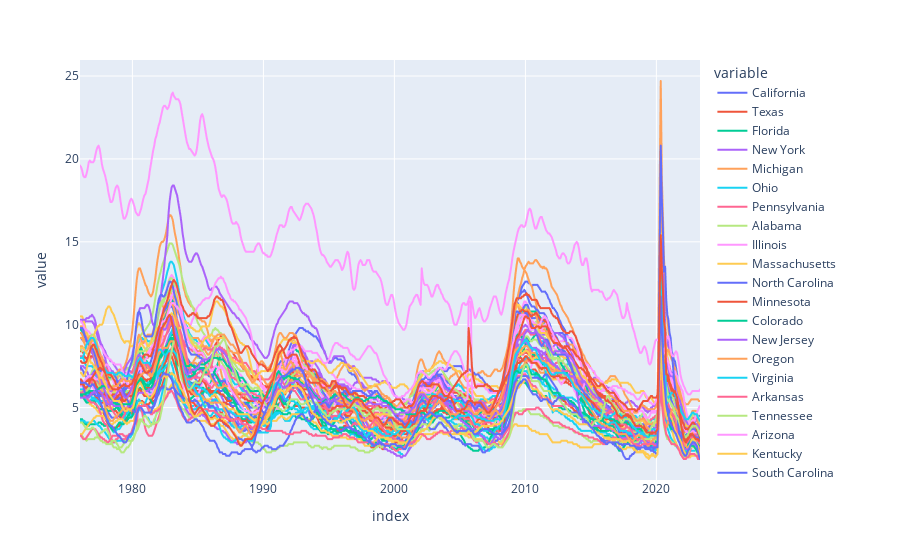

Write notebook code for a chart like this one.
### Code cell
# Plot States Unemployment Rate
px.line(uemp_states)

### Figure 1 — Plotly figure (JSON) as saved in the notebook; plotly's stock layout.template omitted (floating-point values rounded to 4 significant figures; data arrays with more than 128 entries replaced by an {"elided": "..."} marker saying what was removed)
{"data": [{"hovertemplate": "variable=California<br>index=%{x}<br>value=%{y}<extra></extra>", "legendgroup": "California", "line": {"color": "#636efa", "dash": "solid"}, "marker": {"symbol": "circle"}, "mode": "lines", "name": "California", "showlegend": true, "type": "scattergl", "x": {"elided": "567 str values"}, "xaxis": "x", "y": {"elided": "567 float values"}, "yaxis": "y"}, {"hovertemplate": "variable=Texas<br>index=%{x}<br>value=%{y}<extra></extra>", "legendgroup": "Texas", "line": {"color": "#EF553B", "dash": "solid"}, "marker": {"symbol": "circle"}, "mode": "lines", "name": "Texas", "showlegend": true, "type": "scattergl", "x": {"elided": "567 str values"}, "xaxis": "x", "y": {"elided": "567 float values"}, "yaxis": "y"}, {"hovertemplate": "variable=Florida<br>index=%{x}<br>value=%{y}<extra></extra>", "legendgroup": "Florida", "line": {"color": "#00cc96", "dash": "solid"}, "marker": {"symbol": "circle"}, "mode": "lines", "name": "Florida", "showlegend": true, "type": "scattergl", "x": {"elided": "567 str values"}, "xaxis": "x", "y": {"elided": "567 float values"}, "yaxis": "y"}, {"hovertemplate": "variable=New York<br>index=%{x}<br>value=%{y}<extra></extra>", "legendgroup": "New York", "line": {"color": "#ab63fa", "dash": "solid"}, "marker": {"symbol": "circle"}, "mode": "lines", "name": "New York", "showlegend": true, "type": "scattergl", "x": {"elided": "567 str values"}, "xaxis": "x", "y": {"elided": "567 float values"}, "yaxis": "y"}, {"hovertemplate": "variable=Michigan<br>index=%{x}<br>value=%{y}<extra></extra>", "legendgroup": "Michigan", "line": {"color": "#FFA15A", "dash": "solid"}, "marker": {"symbol": "circle"}, "mode": "lines", "name": "Michigan", "showlegend": true, "type": "scattergl", "x": {"elided": "567 str values"}, "xaxis": "x", "y": {"elided": "567 float values"}, "yaxis": "y"}, {"hovertemplate": "variable=Ohio<br>index=%{x}<br>value=%{y}<extra></extra>", "legendgroup": "Ohio", "line": {"color": "#19d3f3", "dash": "solid"}, "marker": {"symbol": "circle"}, "mode": "lines", "name": "Ohio", "showlegend": true, "type": "scattergl", "x": {"elided": "567 str values"}, "xaxis": "x", "y": {"elided": "567 float values"}, "yaxis": "y"}, {"hovertemplate": "variable=Pennsylvania<br>index=%{x}<br>value=%{y}<extra></extra>", "legendgroup": "Pennsylvania", "line": {"color": "#FF6692", "dash": "solid"}, "marker": {"symbol": "circle"}, "mode": "lines", "name": "Pennsylvania", "showlegend": true, "type": "scattergl", "x": {"elided": "567 str values"}, "xaxis": "x", "y": {"elided": "567 float values"}, "yaxis": "y"}, {"hovertemplate": "variable=Alabama<br>index=%{x}<br>value=%{y}<extra></extra>", "legendgroup": "Alabama", "line": {"color": "#B6E880", "dash": "solid"}, "marker": {"symbol": "circle"}, "mode": "lines", "name": "Alabama", "showlegend": true, "type": "scattergl", "x": {"elided": "567 str values"}, "xaxis": "x", "y": {"elided": "567 float values"}, "yaxis": "y"}, {"hovertemplate": "variable=Illinois<br>index=%{x}<br>value=%{y}<extra></extra>", "legendgroup": "Illinois", "line": {"color": "#FF97FF", "dash": "solid"}, "marker": {"symbol": "circle"}, "mode": "lines", "name": "Illinois", "showlegend": true, "type": "scattergl", "x": {"elided": "567 str values"}, "xaxis": "x", "y": {"elided": "567 float values"}, "yaxis": "y"}, {"hovertemplate": "variable=Massachusetts<br>index=%{x}<br>value=%{y}<extra></extra>", "legendgroup": "Massachusetts", "line": {"color": "#FECB52", "dash": "solid"}, "marker": {"symbol": "circle"}, "mode": "lines", "name": "Massachusetts", "showlegend": true, "type": "scattergl", "x": {"elided": "567 str values"}, "xaxis": "x", "y": {"elided": "567 float values"}, "yaxis": "y"}, {"hovertemplate": "variable=North Carolina<br>index=%{x}<br>value=%{y}<extra></extra>", "legendgroup": "North Carolina", "line": {"color": "#636efa", "dash": "solid"}, "marker": {"symbol": "circle"}, "mode": "lines", "name": "North Carolina", "showlegend": true, "type": "scattergl", "x": {"elided": "567 str values"}, "xaxis": "x", "y": {"elided": "567 float values"}, "yaxis": "y"}, {"hovertemplate": "variable=Minnesota<br>index=%{x}<br>value=%{y}<extra></extra>", "legendgroup": "Minnesota", "line": {"color": "#EF553B", "dash": "solid"}, "marker": {"symbol": "circle"}, "mode": "lines", "name": "Minnesota", "showlegend": true, "type": "scattergl", "x": {"elided": "567 str values"}, "xaxis": "x", "y": {"elided": "567 float values"}, "yaxis": "y"}, {"hovertemplate": "variable=Colorado<br>index=%{x}<br>value=%{y}<extra></extra>", "legendgroup": "Colorado", "line": {"color": "#00cc96", "dash": "solid"}, "marker": {"symbol": "circle"}, "mode": "lines", "name": "Colorado", "showlegend": true, "type": "scattergl", "x": {"elided": "567 str values"}, "xaxis": "x", "y": {"elided": "567 float values"}, "yaxis": "y"}, {"hovertemplate": "variable=New Jersey<br>index=%{x}<br>value=%{y}<extra></extra>", "legendgroup": "New Jersey", "line": {"color": "#ab63fa", "dash": "solid"}, "marker": {"symbol": "circle"}, "mode": "lines", "name": "New Jersey", "showlegend": true, "type": "scattergl", "x": {"elided": "567 str values"}, "xaxis": "x", "y": {"elided": "567 float values"}, "yaxis": "y"}, {"hovertemplate": "variable=Oregon<br>index=%{x}<br>value=%{y}<extra></extra>", "legendgroup": "Oregon", "line": {"color": "#FFA15A", "dash": "solid"}, "marker": {"symbol": "circle"}, "mode": "lines", "name": "Oregon", "showlegend": true, "type": "scattergl", "x": {"elided": "567 str values"}, "xaxis": "x", "y": {"elided": "567 float values"}, "yaxis": "y"}, {"hovertemplate": "variable=Virginia<br>index=%{x}<br>value=%{y}<extra></extra>", "legendgroup": "Virginia", "line": {"color": "#19d3f3", "dash": "solid"}, "marker": {"symbol": "circle"}, "mode": "lines", "name": "Virginia", "showlegend": true, "type": "scattergl", "x": {"elided": "567 str values"}, "xaxis": "x", "y": {"elided": "567 float values"}, "yaxis": "y"}, {"hovertemplate": "variable=Arkansas<br>index=%{x}<br>value=%{y}<extra></extra>", "legendgroup": "Arkansas", "line": {"color": "#FF6692", "dash": "solid"}, "marker": {"symbol": "circle"}, "mode": "lines", "name": "Arkansas", "showlegend": true, "type": "scattergl", "x": {"elided": "567 str values"}, "xaxis": "x", "y": {"elided": "567 float values"}, "yaxis": "y"}, {"hovertemplate": "variable=Tennessee<br>index=%{x}<br>value=%{y}<extra></extra>", "legendgroup": "Tennessee", "line": {"color": "#B6E880", "dash": "solid"}, "marker": {"symbol": "circle"}, "mode": "lines", "name": "Tennessee", "showlegend": true, "type": "scattergl", "x": {"elided": "567 str values"}, "xaxis": "x", "y": {"elided": "567 float values"}, "yaxis": "y"}, {"hovertemplate": "variable=Arizona<br>index=%{x}<br>value=%{y}<extra></extra>", "legendgroup": "Arizona", "line": {"color": "#FF97FF", "dash": "solid"}, "marker": {"symbol": "circle"}, "mode": "lines", "name": "Arizona", "showlegend": true, "type": "scattergl", "x": {"elided": "567 str values"}, "xaxis": "x", "y": {"elided": "567 float values"}, "yaxis": "y"}, {"hovertemplate": "variable=Kentucky<br>index=%{x}<br>value=%{y}<extra></extra>", "legendgroup": "Kentucky", "line": {"color": "#FECB52", "dash": "solid"}, "marker": {"symbol": "circle"}, "mode": "lines", "name": "Kentucky", "showlegend": true, "type": "scattergl", "x": {"elided": "567 str values"}, "xaxis": "x", "y": {"elided": "567 float values"}, "yaxis": "y"}, {"hovertemplate": "variable=South Carolina<br>index=%{x}<br>value=%{y}<extra></extra>", "legendgroup": "South Carolina", "line": {"color": "#636efa", "dash": "solid"}, "marker": {"symbol": "circle"}, "mode": "lines", "name": "South Carolina", "showlegend": true, "type": "scattergl", "x": {"elided": "567 str values"}, "xaxis": "x", "y": {"elided": "567 float values"}, "yaxis": "y"}, {"hovertemplate": "variable=Georgia<br>index=%{x}<br>value=%{y}<extra></extra>", "legendgroup": "Georgia", "line": {"color": "#EF553B", "dash": "solid"}, "marker": {"symbol": "circle"}, "mode": "lines", "name": "Georgia", "showlegend": true, "type": "scattergl", "x": {"elided": "567 str values"}, "xaxis": "x", "y": {"elided": "567 float values"}, "yaxis": "y"}, {"hovertemplate": "variable=Wisconsin<br>index=%{x}<br>value=%{y}<extra></extra>", "legendgroup": "Wisconsin", "line": {"color": "#00cc96", "dash": "solid"}, "marker": {"symbol": "circle"}, "mode": "lines", "name": "Wisconsin", "showlegend": true, "type": "scattergl", "x": {"elided": "567 str values"}, "xaxis": "x", "y": {"elided": "567 float values"}, "yaxis": "y"}, {"hovertemplate": "variable=West Virginia<br>index=%{x}<br>value=%{y}<extra></extra>", "legendgroup": "West Virginia", "line": {"color": "#ab63fa", "dash": "solid"}, "marker": {"symbol": "circle"}, "mode": "lines", "name": "West Virginia", "showlegend": true, "type": "scattergl", "x": {"elided": "567 str values"}, "xaxis": "x", "y": {"elided": "567 float values"}, "yaxis": "y"}, {"hovertemplate": "variable=New Mexico<br>index=%{x}<br>value=%{y}<extra></extra>", "legendgroup": "New Mexico", "line": {"color": "#FFA15A", "dash": "solid"}, "marker": {"symbol": "circle"}, "mode": "lines", "name": "New Mexico", "showlegend": true, "type": "scattergl", "x": {"elided": "567 str values"}, "xaxis": "x", "y": {"elided": "567 float values"}, "yaxis": "y"}, {"hovertemplate": "variable=Utah<br>index=%{x}<br>value=%{y}<extra></extra>", "legendgroup": "Utah", "line": {"color": "#19d3f3", "dash": "solid"}, "marker": {"symbol": "circle"}, "mode": "lines", "name": "Utah", "showlegend": true, "type": "scattergl", "x": {"elided": "567 str values"}, "xaxis": "x", "y": {"elided": "567 float values"}, "yaxis": "y"}, {"hovertemplate": "variable=Missouri<br>index=%{x}<br>value=%{y}<extra></extra>", "legendgroup": "Missouri", "line": {"color": "#FF6692", "dash": "solid"}, "marker": {"symbol": "circle"}, "mode": "lines", "name": "Missouri", "showlegend": true, "type": "scattergl", "x": {"elided": "567 str values"}, "xaxis": "x", "y": {"elided": "567 float values"}, "yaxis": "y"}, {"hovertemplate": "variable=Washington<br>index=%{x}<br>value=%{y}<extra></extra>", "legendgroup": "Washington", "line": {"color": "#B6E880", "dash": "solid"}, "marker": {"symbol": "circle"}, "mode": "lines", "name": "Washington", "showlegend": true, "type": "scattergl", "x": {"elided": "567 str values"}, "xaxis": "x", "y": {"elided": "567 float values"}, "yaxis": "y"}, {"hovertemplate": "variable=Louisiana<br>index=%{x}<br>value=%{y}<extra></extra>", "legendgroup": "Louisiana", "line": {"color": "#FF97FF", "dash": "solid"}, "marker": {"symbol": "circle"}, "mode": "lines", "name": "Louisiana", "showlegend": true, "type": "scattergl", "x": {"elided": "567 str values"}, "xaxis": "x", "y": {"elided": "567 float values"}, "yaxis": "y"}, {"hovertemplate": "variable=Alaska<br>index=%{x}<br>value=%{y}<extra></extra>", "legendgroup": "Alaska", "line": {"color": "#FECB52", "dash": "solid"}, "marker": {"symbol": "circle"}, "mode": "lines", "name": "Alaska", "showlegend": true, "type": "scattergl", "x": {"elided": "567 str values"}, "xaxis": "x", "y": {"elided": "567 float values"}, "yaxis": "y"}, {"hovertemplate": "variable=Indiana<br>index=%{x}<br>value=%{y}<extra></extra>", "legendgroup": "Indiana", "line": {"color": "#636efa", "dash": "solid"}, "marker": {"symbol": "circle"}, "mode": "lines", "name": "Indiana", "showlegend": true, "type": "scattergl", "x": {"elided": "567 str values"}, "xaxis": "x", "y": {"elided": "567 float values"}, "yaxis": "y"}, {"hovertemplate": "variable=Maryland<br>index=%{x}<br>value=%{y}<extra></extra>", "legendgroup": "Maryland", "line": {"color": "#EF553B", "dash": "solid"}, "marker": {"symbol": "circle"}, "mode": "lines", "name": "Maryland", "showlegend": true, "type": "scattergl", "x": {"elided": "567 str values"}, "xaxis": "x", "y": {"elided": "567 float values"}, "yaxis": "y"}, {"hovertemplate": "variable=Iowa<br>index=%{x}<br>value=%{y}<extra></extra>", "legendgroup": "Iowa", "line": {"color": "#00cc96", "dash": "solid"}, "marker": {"symbol": "circle"}, "mode": "lines", "name": "Iowa", "showlegend": true, "type": "scattergl", "x": {"elided": "567 str values"}, "xaxis": "x", "y": {"elided": "567 float values"}, "yaxis": "y"}, {"hovertemplate": "variable=Connecticut<br>index=%{x}<br>value=%{y}<extra></extra>", "legendgroup": "Connecticut", "line": {"color": "#ab63fa", "dash": "solid"}, "marker": {"symbol": "circle"}, "mode": "lines", "name": "Connecticut", "showlegend": true, "type": "scattergl", "x": {"elided": "567 str values"}, "xaxis": "x", "y": {"elided": "567 float values"}, "yaxis": "y"}, {"hovertemplate": "variable=Nevada<br>index=%{x}<br>value=%{y}<extra></extra>", "legendgroup": "Nevada", "line": {"color": "#FFA15A", "dash": "solid"}, "marker": {"symbol": "circle"}, "mode": "lines", "name": "Nevada", "showlegend": true, "type": "scattergl", "x": {"elided": "567 str values"}, "xaxis": "x", "y": {"elided": "567 float values"}, "yaxis": "y"}, {"hovertemplate": "variable=Kansas<br>index=%{x}<br>value=%{y}<extra></extra>", "legendgroup": "Kansas", "line": {"color": "#19d3f3", "dash": "solid"}, "marker": {"symbol": "circle"}, "mode": "lines", "name": "Kansas", "showlegend": true, "type": "scattergl", "x": {"elided": "567 str values"}, "xaxis": "x", "y": {"elided": "567 float values"}, "yaxis": "y"}, {"hovertemplate": "variable=Oklahoma<br>index=%{x}<br>value=%{y}<extra></extra>", "legendgroup": "Oklahoma", "line": {"color": "#FF6692", "dash": "solid"}, "marker": {"symbol": "circle"}, "mode": "lines", "name": "Oklahoma", "showlegend": true, "type": "scattergl", "x": {"elided": "567 str values"}, "xaxis": "x", "y": {"elided": "567 float values"}, "yaxis": "y"}, {"hovertemplate": "variable=Nebraska<br>index=%{x}<br>value=%{y}<extra></extra>", "legendgroup": "Nebraska", "line": {"color": "#B6E880", "dash": "solid"}, "marker": {"symbol": "circle"}, "mode": "lines", "name": "Nebraska", "showlegend": true, "type": "scattergl", "x": {"elided": "567 str values"}, "xaxis": "x", "y": {"elided": "567 float values"}, "yaxis": "y"}, {"hovertemplate": "variable=the District of Columbia<br>index=%{x}<br>value=%{y}<extra></extra>", "legendgroup": "the District of Columbia", "line": {"color": "#FF97FF", "dash": "solid"}, "marker": {"symbol": "circle"}, "mode": "lines", "name": "the District of Columbia", "showlegend": true, "type": "scattergl", "x": {"elided": "567 str values"}, "xaxis": "x", "y": {"elided": "567 float values"}, "yaxis": "y"}, {"hovertemplate": "variable=North Dakota<br>index=%{x}<br>value=%{y}<extra></extra>", "legendgroup": "North Dakota", "line": {"color": "#FECB52", "dash": "solid"}, "marker": {"symbol": "circle"}, "mode": "lines", "name": "North Dakota", "showlegend": true, "type": "scattergl", "x": {"elided": "567 str values"}, "xaxis": "x", "y": {"elided": "567 float values"}, "yaxis": "y"}, {"hovertemplate": "variable=Hawaii<br>index=%{x}<br>value=%{y}<extra></extra>", "legendgroup": "Hawaii", "line": {"color": "#636efa", "dash": "solid"}, "marker": {"symbol": "circle"}, "mode": "lines", "name": "Hawaii", "showlegend": true, "type": "scattergl", "x": {"elided": "567 str values"}, "xaxis": "x", "y": {"elided": "567 float values"}, "yaxis": "y"}, {"hovertemplate": "variable=Mississippi<br>index=%{x}<br>value=%{y}<extra></extra>", "legendgroup": "Mississippi", "line": {"color": "#EF553B", "dash": "solid"}, "marker": {"symbol": "circle"}, "mode": "lines", "name": "Mississippi", "showlegend": true, "type": "scattergl", "x": {"elided": "567 str values"}, "xaxis": "x", "y": {"elided": "567 float values"}, "yaxis": "y"}, {"hovertemplate": "variable=Montana<br>index=%{x}<br>value=%{y}<extra></extra>", "legendgroup": "Montana", "line": {"color": "#00cc96", "dash": "solid"}, "marker": {"symbol": "circle"}, "mode": "lines", "name": "Montana", "showlegend": true, "type": "scattergl", "x": {"elided": "567 str values"}, "xaxis": "x", "y": {"elided": "567 float values"}, "yaxis": "y"}, {"hovertemplate": "variable=Idaho<br>index=%{x}<br>value=%{y}<extra></extra>", "legendgroup": "Idaho", "line": {"color": "#ab63fa", "dash": "solid"}, "marker": {"symbol": "circle"}, "mode": "lines", "name": "Idaho", "showlegend": true, "type": "scattergl", "x": {"elided": "567 str values"}, "xaxis": "x", "y": {"elided": "567 float values"}, "yaxis": "y"}, {"hovertemplate": "variable=Maine<br>index=%{x}<br>value=%{y}<extra></extra>", "legendgroup": "Maine", "line": {"color": "#FFA15A", "dash": "solid"}, "marker": {"symbol": "circle"}, "mode": "lines", "name": "Maine", "showlegend": true, "type": "scattergl", "x": {"elided": "567 str values"}, "xaxis": "x", "y": {"elided": "567 float values"}, "yaxis": "y"}, {"hovertemplate": "variable=Delaware<br>index=%{x}<br>value=%{y}<extra></extra>", "legendgroup": "Delaware", "line": {"color": "#19d3f3", "dash": "solid"}, "marker": {"symbol": "circle"}, "mode": "lines", "name": "Delaware", "showlegend": true, "type": "scattergl", "x": {"elided": "567 str values"}, "xaxis": "x", "y": {"elided": "567 float values"}, "yaxis": "y"}, {"hovertemplate": "variable=South Dakota<br>index=%{x}<br>value=%{y}<extra></extra>", "legendgroup": "South Dakota", "line": {"color": "#FF6692", "dash": "solid"}, "marker": {"symbol": "circle"}, "mode": "lines", "name": "South Dakota", "showlegend": true, "type": "scattergl", "x": {"elided": "567 str values"}, "xaxis": "x", "y": {"elided": "567 float values"}, "yaxis": "y"}, {"hovertemplate": "variable=Wyoming<br>index=%{x}<br>value=%{y}<extra></extra>", "legendgroup": "Wyoming", "line": {"color": "#B6E880", "dash": "solid"}, "marker": {"symbol": "circle"}, "mode": "lines", "name": "Wyoming", "showlegend": true, "type": "scattergl", "x": {"elided": "567 str values"}, "xaxis": "x", "y": {"elided": "567 float values"}, "yaxis": "y"}, {"hovertemplate": "variable=Puerto Rico<br>index=%{x}<br>value=%{y}<extra></extra>", "legendgroup": "Puerto Rico", "line": {"color": "#FF97FF", "dash": "solid"}, "marker": {"symbol": "circle"}, "mode": "lines", "name": "Puerto Rico", "showlegend": true, "type": "scattergl", "x": {"elided": "567 str values"}, "xaxis": "x", "y": {"elided": "567 float values"}, "yaxis": "y"}, {"hovertemplate": "variable=Vermont<br>index=%{x}<br>value=%{y}<extra></extra>", "legendgroup": "Vermont", "line": {"color": "#FECB52", "dash": "solid"}, "marker": {"symbol": "circle"}, "mode": "lines", "name": "Vermont", "showlegend": true, "type": "scattergl", "x": {"elided": "567 str values"}, "xaxis": "x", "y": {"elided": "567 float values"}, "yaxis": "y"}, {"hovertemplate": "variable=New Hampshire<br>index=%{x}<br>value=%{y}<extra></extra>", "legendgroup": "New Hampshire", "line": {"color": "#636efa", "dash": "solid"}, "marker": {"symbol": "circle"}, "mode": "lines", "name": "New Hampshire", "showlegend": true, "type": "scattergl", "x": {"elided": "567 str values"}, "xaxis": "x", "y": {"elided": "567 float values"}, "yaxis": "y"}, {"hovertemplate": "variable=Rhode Island<br>index=%{x}<br>value=%{y}<extra></extra>", "legendgroup": "Rhode Island", "line": {"color": "#EF553B", "dash": "solid"}, "marker": {"symbol": "circle"}, "mode": "lines", "name": "Rhode Island", "showlegend": true, "type": "scattergl", "x": {"elided": "567 str values"}, "xaxis": "x", "y": {"elided": "567 float values"}, "yaxis": "y"}], "layout": {"legend": {"title": {"text": "variable"}, "tracegroupgap": 0}, "margin": {"t": 60}, "xaxis": {"anchor": "y", "domain": [0, 1], "title": {"text": "index"}}, "yaxis": {"anchor": "x", "domain": [0, 1], "title": {"text": "value"}}}}
